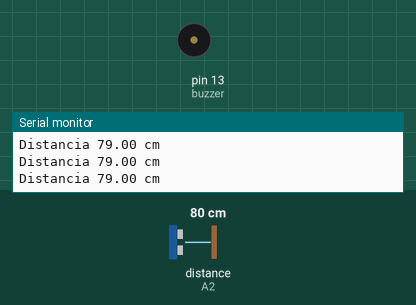
A sketch run on a simulated Arduino Uno, built with avr-gcc and run on an emulated ATmega328P. On the bench: buzzer (waves = sounding), the last lines printed to the serial monitor. Wiring (inferred from the names in the program): ultrasonic range finder: trigger pin 2; echo A2. The inputs (shaded band) are chosen by the test bench; at power-on: distance to the obstacle (sensor on A2) 80 cm. The echo pulse lasts 58.3 µs per cm.

Above: at 1.3 s.
1.4 s: distance to the obstacle (sensor on A2) set to 46 cm
3.2 s: distance to the obstacle (sensor on A2) set to 37 cm
At 4.13 s:
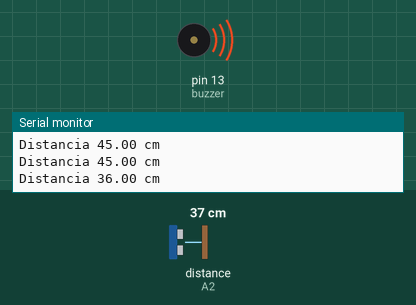
6.2 s: distance to the obstacle (sensor on A2) set to 60 cm
At 7.0 s:
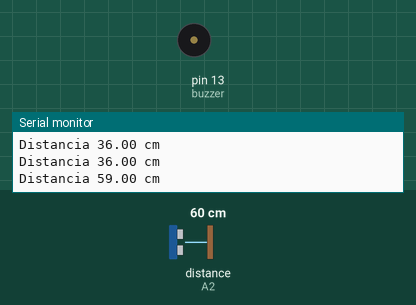
7.7 s: distance to the obstacle (sensor on A2) set to 18 cm
At 9.1 s:
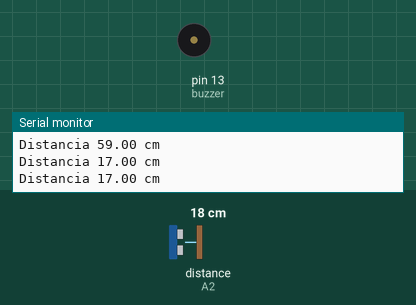
Timing chart, 0 to 11.7 s (numbered marks = the images above; inputs shaded):
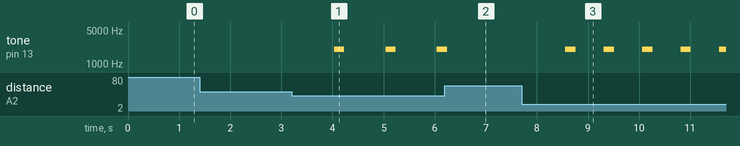

The sketch:

sensor_estacionamiento.ino
```cpp
//Robot IMA sensor de estacionamiento
//Sensor ultrasonido + buzzer

//Pines del sensor de ultrasonido y la alarma
#define echo A2
#define trigger 2
#define buzzer 13

//Variables necesarias para medir la distancia
float distancia;
float tiempo;

// Constantes
const float sonido = 34300.0; // Velocidad del sonido en cm/s
const float umbral1 = 40.0;
const float umbral2 = 20.0;
const float umbral3 = 10.0;

// Establecemos los pines de entrada y salida del sensor de ultrasonido
void setup() {
  Serial.begin(9600);
  pinMode(trigger, OUTPUT); /*activación del pin 2 como salida: para el trigger*/
  pinMode(echo, INPUT); /*activación del pin A0 como entrada: tiempo del rebote del ultrasonido*/
  pinMode (buzzer, OUTPUT); /*activación del pin 13 como salida para la alarma*/
}

void loop() {
  /*inicia la secuencia del Trigger para comenzar a medir*/
  digitalWrite(trigger,LOW);
  delayMicroseconds(2);
  digitalWrite(trigger, HIGH); /* Envío del pulso ultrasónico*/
  delayMicroseconds(10);
  digitalWrite(trigger,LOW);

  tiempo = pulseIn(echo, HIGH); /* Función para medir la longitud del pulso entrante. Mide el tiempo que transcurrido entre el envío
                               del pulso ultrasónico y cuando el sensor recibe el rebote, es decir: desde que el pin A2 empieza a recibir el rebote, HIGH,
                               hasta que deja de hacerlo, LOW, la longitud del pulso entrante*/

  distancia = int(tiempo * 0.000001 * sonido / 2.0); /*Fórmula para calcular la distancia.
                                  Lo dividimos entre 2 por que solo nos interesa la distancia de ida.*/

  /*Monitorización en centímetros por el monitor serial*/
  Serial.print("\nDistancia ");
  Serial.print(distancia);
  Serial.print(" cm");
  Serial.println();
  delay(500);

  if (distancia < umbral1 && distancia >= umbral2)
  {
    // Encendemos alarma
    tone(buzzer, 2000, 200);
    delay(500);
  }
  else if (distancia < umbral2 && distancia > umbral3)
  {
    tone(buzzer, 2000, 200);
    delay(250);
  }
  else if (distancia <= umbral3)
  {
    tone(buzzer, 2000, 200);
    delay(100);
  }
}
```

Measured:
- the behaviour switches between 41 and 40 cm on distance to the obstacle (sensor on A2) (found by bisection; images 0 and 1)
- after the input at 3.2 s, tone on pin 13 (buzzer): alternates 2000 Hz for 0.20 s and silent for 0.80 s, starting after 0.84 s
- after the input at 6.2 s, tone on pin 13 (buzzer): goes on until 6.2 s, then stays silent
- after the input at 7.7 s, tone on pin 13 (buzzer): alternates 2000 Hz for 0.20 s and silent for 0.55 s, starting after 0.86 s
